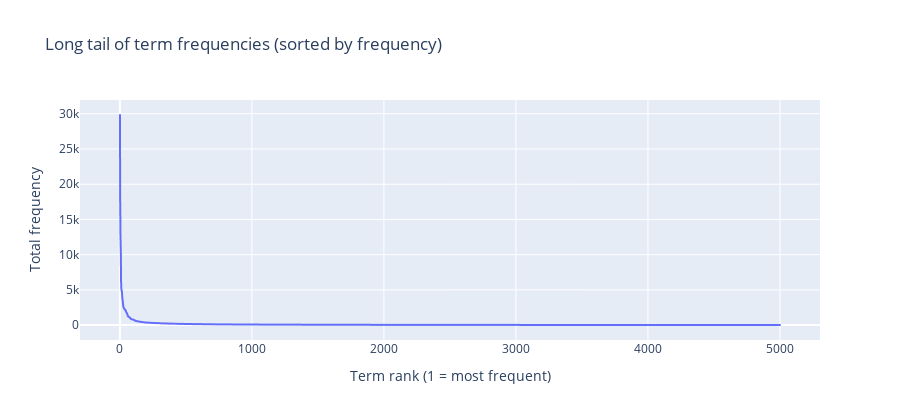
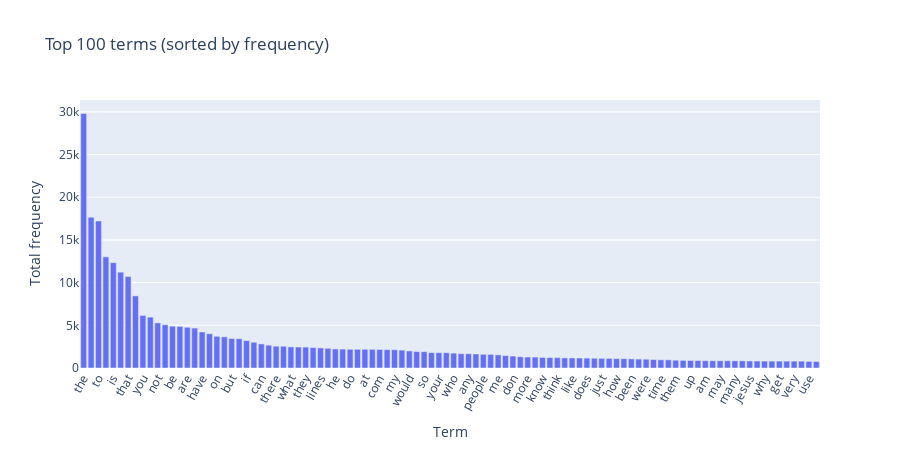

The notebook cell these images were saved under, in order:
### Markdown cell above
# Exercise 14

### Code cell
# Answer here
import numpy as np, pandas as pd, plotly.express as px

term_counts = np.asarray(X_bow.sum(axis=0)).ravel()
order = np.argsort(term_counts)[::-1]  # sort by frequency (desc)
counts_sorted = term_counts[order]
terms_sorted = vectorizer.get_feature_names_out()[order]

df_longtail = pd.DataFrame({"rank": np.arange(1, len(counts_sorted)+1),
                            "term": terms_sorted,
                            "count": counts_sorted})

# Long-tail view: frequency vs rank (classic Zipf curve)
fig = px.line(df_longtail.head(5000), x="rank", y="count",
              title="Long tail of term frequencies (sorted by frequency)",
              labels={"rank":"Term rank (1 = most frequent)", "count":"Total frequency"})
fig.update_traces(mode="lines+markers", marker_size=2)
fig.update_layout(height=420)
fig.show()

# (Optional) bar of top N also sorted by frequency
TOP = 100
fig = px.bar(df_longtail.head(TOP), x="term", y="count",
             title=f"Top {TOP} terms (sorted by frequency)",
             labels={"term":"Term","count":"Total frequency"})
fig.update_layout(xaxis_tickangle=-60, height=450)
fig.show()

### Figure 1 — Plotly figure (JSON) as saved in the notebook; plotly's stock layout.template omitted (floating-point values rounded to 4 significant figures; data arrays with more than 128 entries replaced by an {"elided": "..."} marker saying what was removed)
{"data": [{"hovertemplate": "Term rank (1 = most frequent)=%{x}<br>Total frequency=%{y}<extra></extra>", "legendgroup": "", "line": {"color": "#636efa", "dash": "solid"}, "marker": {"size": 2, "symbol": "circle"}, "mode": "lines+markers", "name": "", "showlegend": false, "type": "scattergl", "x": {"elided": "5000 int values"}, "xaxis": "x", "y": {"elided": "5000 int values"}, "yaxis": "y"}], "layout": {"height": 420, "legend": {"tracegroupgap": 0}, "title": {"text": "Long tail of term frequencies (sorted by frequency)"}, "xaxis": {"anchor": "y", "domain": [0, 1], "title": {"text": "Term rank (1 = most frequent)"}}, "yaxis": {"anchor": "x", "domain": [0, 1], "title": {"text": "Total frequency"}}}}

### Figure 2 — Plotly figure (JSON) as saved in the notebook; plotly's stock layout.template omitted (floating-point values rounded to 4 significant figures)
{"data": [{"hovertemplate": "Term=%{x}<br>Total frequency=%{y}<extra></extra>", "legendgroup": "", "marker": {"color": "#636efa", "pattern": {"shape": ""}}, "name": "", "orientation": "v", "showlegend": false, "textposition": "auto", "type": "bar", "x": ["the", "of", "to", "and", "is", "in", "that", "it", "you", "for", "not", "this", "be", "from", "are", "edu", "have", "as", "on", "with", "but", "or", "if", "was", "can", "we", "there", "by", "what", "subject", "they", "an", "lines", "one", "he", "god", "do", "organization", "at", "re", "com", "about", "my", "all", "would", "will", "so", "some", "your", "no", "who", "has", "any", "writes", "people", "which", "me", "article", "don", "his", "more", "other", "know", "when", "think", "their", "like", "university", "does", "out", "just", "only", "how", "also", "been", "than", "were", "then", "time", "because", "them", "posting", "up", "had", "am", "should", "may", "these", "many", "say", "jesus", "see", "why", "us", "get", "good", "very", "believe", "use", "such"], "xaxis": "x", "y": [29825, 17660, 17222, 13017, 12343, 11226, 10723, 8447, 6157, 5962, 5285, 5063, 4898, 4877, 4769, 4675, 4218, 4015, 3709, 3655, 3453, 3432, 3208, 3020, 2818, 2674, 2556, 2548, 2472, 2464, 2448, 2393, 2353, 2312, 2232, 2216, 2193, 2192, 2191, 2186, 2172, 2148, 2143, 2093, 2000, 1925, 1912, 1802, 1793, 1791, 1742, 1671, 1669, 1645, 1604, 1599, 1543, 1453, 1400, 1318, 1286, 1278, 1230, 1215, 1213, 1184, 1177, 1170, 1151, 1142, 1130, 1127, 1100, 1090, 1068, 1045, 1028, 989, 959, 952, 914, 892, 885, 870, 852, 851, 850, 850, 841, 840, 825, 814, 811, 808, 806, 805, 805, 803, 772, 766], "yaxis": "y"}], "layout": {"barmode": "relative", "height": 450, "legend": {"tracegroupgap": 0}, "title": {"text": "Top 100 terms (sorted by frequency)"}, "xaxis": {"anchor": "y", "domain": [0, 1], "tickangle": -60, "title": {"text": "Term"}}, "yaxis": {"anchor": "x", "domain": [0, 1], "title": {"text": "Total frequency"}}}}
